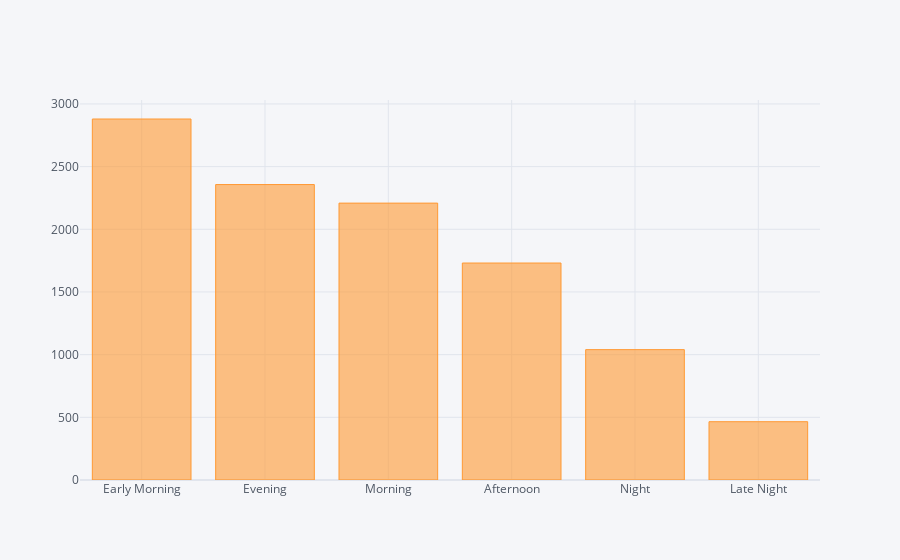

The code cell stored with this chart in its notebook:
### Code cell
data["Dep_Time_hour"].apply(flight_dep_time).value_counts().iplot(kind = "bar")

### Figure 1 — Plotly figure (JSON) as saved in the notebook; plotly's stock layout.template omitted (floating-point values rounded to 4 significant figures)
{"data": [{"marker": {"color": "rgba(255, 153, 51, 0.6)", "line": {"color": "rgba(255, 153, 51, 1.0)", "width": 1}}, "name": "Dep_Time_hour", "orientation": "v", "text": "", "type": "bar", "x": ["Early Morning", "Evening", "Morning", "Afternoon", "Night", "Late Night"], "y": [2880, 2357, 2209, 1731, 1040, 465]}], "layout": {"autosize": true, "legend": {"bgcolor": "#F5F6F9", "font": {"color": "#4D5663"}}, "paper_bgcolor": "#F5F6F9", "plot_bgcolor": "#F5F6F9", "title": {"font": {"color": "#4D5663"}}, "xaxis": {"autorange": true, "gridcolor": "#E1E5ED", "range": [-0.5, 5.5], "showgrid": true, "tickfont": {"color": "#4D5663"}, "title": {"font": {"color": "#4D5663"}, "text": ""}, "type": "category", "zerolinecolor": "#E1E5ED"}, "yaxis": {"autorange": true, "gridcolor": "#E1E5ED", "range": [0, 3032.0], "showgrid": true, "tickfont": {"color": "#4D5663"}, "title": {"font": {"color": "#4D5663"}, "text": ""}, "type": "linear", "zerolinecolor": "#E1E5ED"}}}
